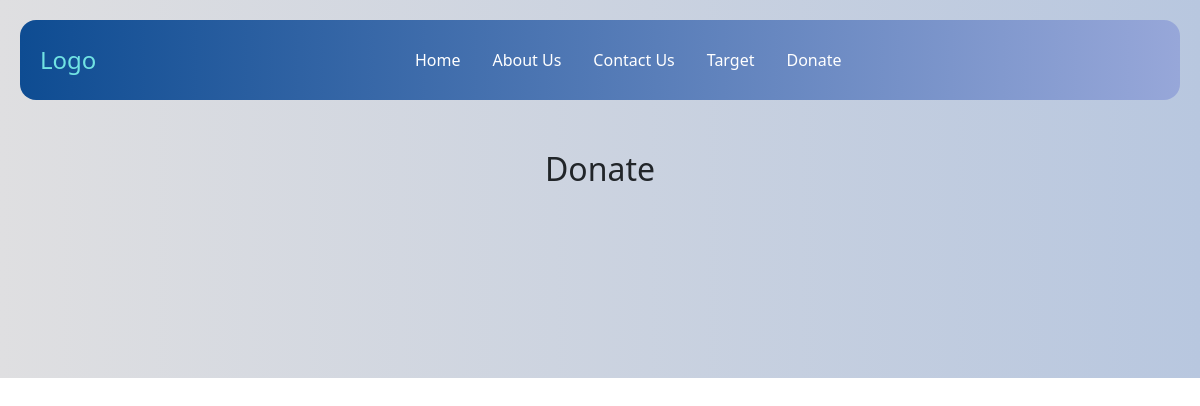
The page /User/Donate.php on the database as committed earlier.
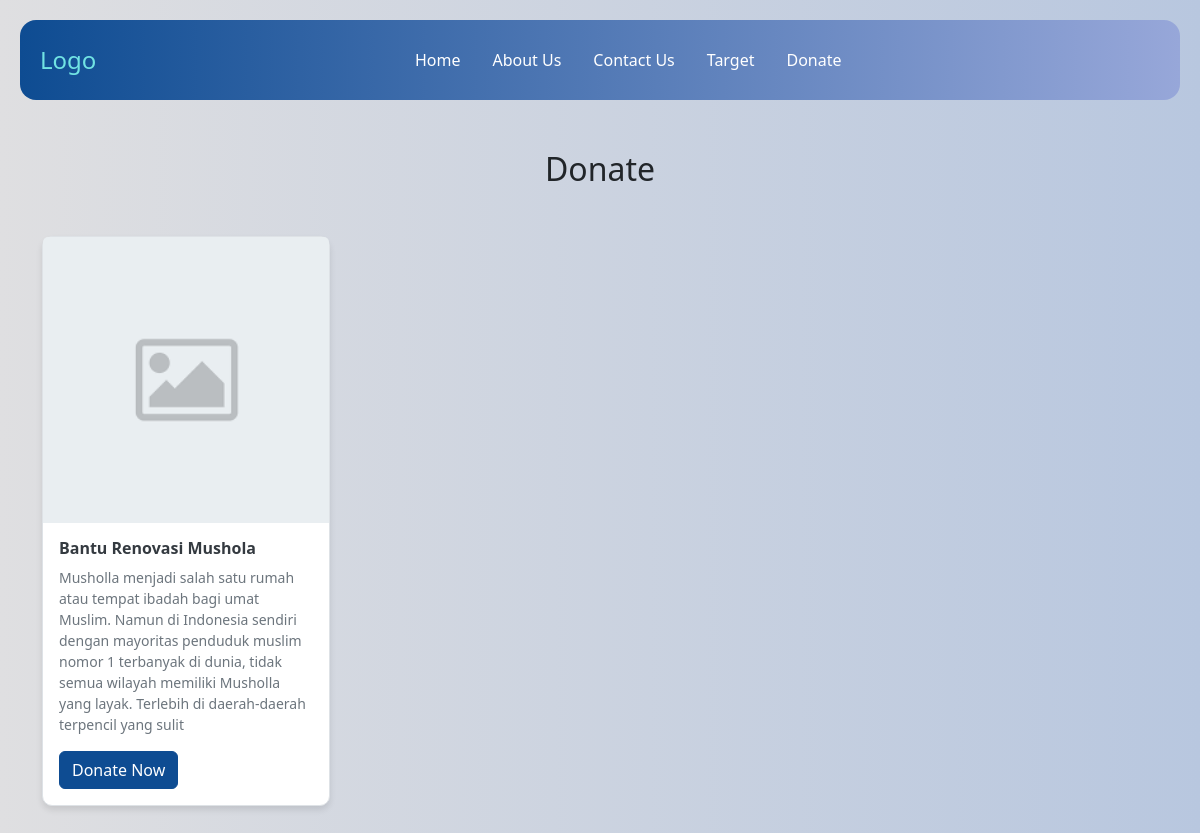
The same page on the database as committed later.
### tables this page shows
CREATE TABLE `donasi` (
  `id_donasi` int(11) NOT NULL,
  `nama_donasi` varchar(100) NOT NULL,
  `deskripsi` varchar(500) DEFAULT NULL,
  `target` double DEFAULT NULL
);

### User/Donate.php (the view, shortened to what this page needs)
<?php
  include ("koneksi.php");
?>
<!doctype html>
<html lang="en">
  <head>
    <link href="https://cdn.jsdelivr.net/npm/bootstrap@5.3.3/dist/css/bootstrap.min.css" rel="stylesheet">
    <link href="style-donate.css" rel="stylesheet">
  </head>
  <body>
    <nav class="navbar navbar-expand-lg fixed-top">
      <div class="container-fluid">
        <a class="navbar-brand" href="#">Logo</a>
        <div class="offcanvas offcanvas-end" tabindex="-1" id="offcanvasNavbar" aria-labelledby="offcanvasNavbarLabel">
          <div class="offcanvas-body d-flex justify-content-between align-items-center">
            <ul class="navbar-nav justify-content-center flex-grow-1 pe-3">
              <li class="nav-item">
                <a class="nav-link mx-lg-2" aria-current="page" href="Home.html">Home</a>
              </li>
              <li class="nav-item">
                <a class="nav-link mx-lg-2" href="About Us.html">About Us</a>
              </li>
              <li class="nav-item">
                <a class="nav-link mx-lg-2" href="Contact_Us.html">Contact Us</a>
              </li>
              <li class="nav-item">
                <a class="nav-link mx-lg-2" href="Target.html">Target</a>
              </li>
              <li class="nav-item">
                <a class="nav-link mx-lg-2" href="donate.php">Donate</a>
              </li>
            </ul>
          </div>
        </div>
      </div>
    </nav>
    <section class="donate-section">
      <div class="container">
        <h2 class="text-center mb-5">Donate</h2>
        <div class="row row-cols-lg-4 g-lg-2">
          <?php
            $result = $connect->query("SELECT * FROM donasi;");
            while($row = $result->fetch_assoc()) {
              echo "<div class=\"col\">
                      <div class=\"card\" style=\"width: 18rem;\">
                        <img src=\"image-placeholder.png\" class=\"card-img-top\" alt=\"Gambar Placeholder Default\">
                        <div class=\"card-body\">
                          <h5 class=\"card-title\">".$row['nama_donasi']."</h5>
                            <p class=\"card-text\">".$row['deskripsi']."</p>
                          <a href=\"form-donate.php?id=".$row['id_donasi']."\" class=\"btn btn-primary\">Donate Now</a>
                        </div>
                      </div>
                    </div>";
            }
          ?>
        </div>
      </div>
    </section>
  </body>
</html>

### User/style-donate.css (style rules this page uses)
.navbar { background-image: linear-gradient(to right, #0e4c92, #97a7d9); height: 80px; margin: 20px; border-radius: 16px; }
.navbar-brand { font-weight: 500; color: rgb(113, 227, 227); font-size: 24px; transition: 0.3s color; padding: 0.5rem; }
.nav-link { color: rgb(255, 255, 255); font-weight: 500; position: relative; }
@media (min-width: 991px) { .nav-link::before { content: ""; position: absolute; bottom: -2px; left: 0; width: 0; height: 2px; background-color: darkslategrey; visibility: hidden; transition: width 0.3s ease-in-out; } }
.donate-section { padding: 150px 0; background-image: linear-gradient(to left, #b8c7df, #dfdfe1); }
.card { border: 1px solid #dee2e6; border-radius: 10px; background-color: white; box-shadow: 0 4px 6px rgba(0, 0, 0, 0.1); height: auto; }
.card-title { color: #343a40; font-size: 1rem; font-weight: bold; }
.card-text { color: #6c757d; font-size: 0.875rem; }
.donate-section .btn-primary { background-color: #0e4c92; border-color: #0e4c92; }

Rows that differ between the two databases and show on the page:
added donasi: nama_donasi "Bantu Renovasi Mushola", deskripsi "Musholla menjadi salah satu rumah atau tempat ibadah bagi umat Muslim. Namun di Indonesia sendiri dengan mayoritas penduduk muslim nomor 1 terbanyak di dunia, tidak semua wilayah memiliki Musholla yang layak. Terlebih di daerah-daerah terpencil yang sulit"
